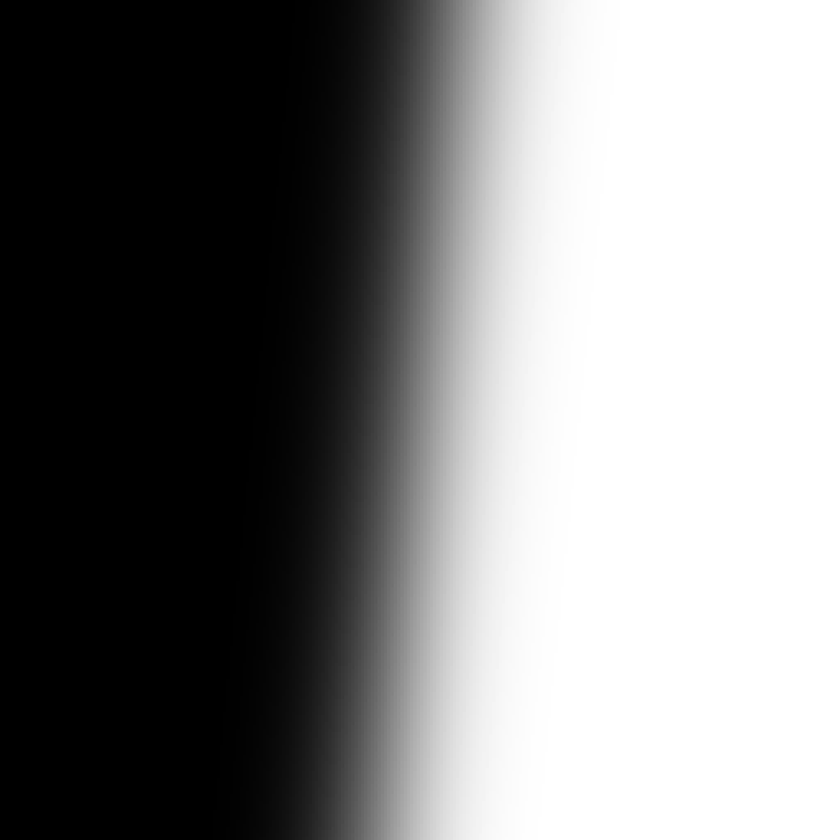
#> input picture 3 Функция модуляции передачи/1.png, 840 x 840 px, shrunk from 1500 x 1500 before the run
$ jupyter execute 2.ipynb
#> lines starting #> are read from the running program, lines starting #| are printed output that depends on the picture
# Функция модуляции передачи

[cell 1]
import numpy as np
from PIL import Image, ImageFile
from matplotlib import pyplot as plt
from copy import deepcopy

[cell 2]
STEP = 15 # шаг в пикселях между образцами
SAMPLES = 20 # количество обозреваемых строк в изображении

[cell 3]
img1 = Image.open("1.png")
#> img1 is the input picture: PIL image 840x840 RGBA; mean R, G, B, A 128.5, 128.5, 128.5, 255
img1 = img1.rotate(5.71)
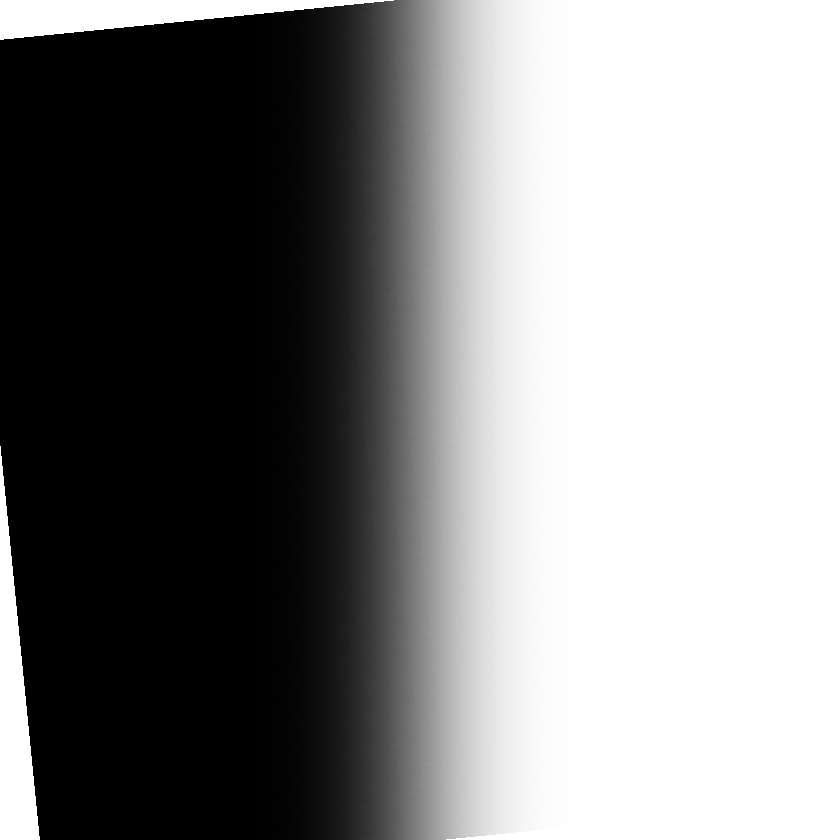
#> img1: PIL image 840x840 RGBA; mean R, G, B, A 122.7, 122.7, 122.7, 243.5; transparent parts drawn white
img2 = Image.open("2.png")
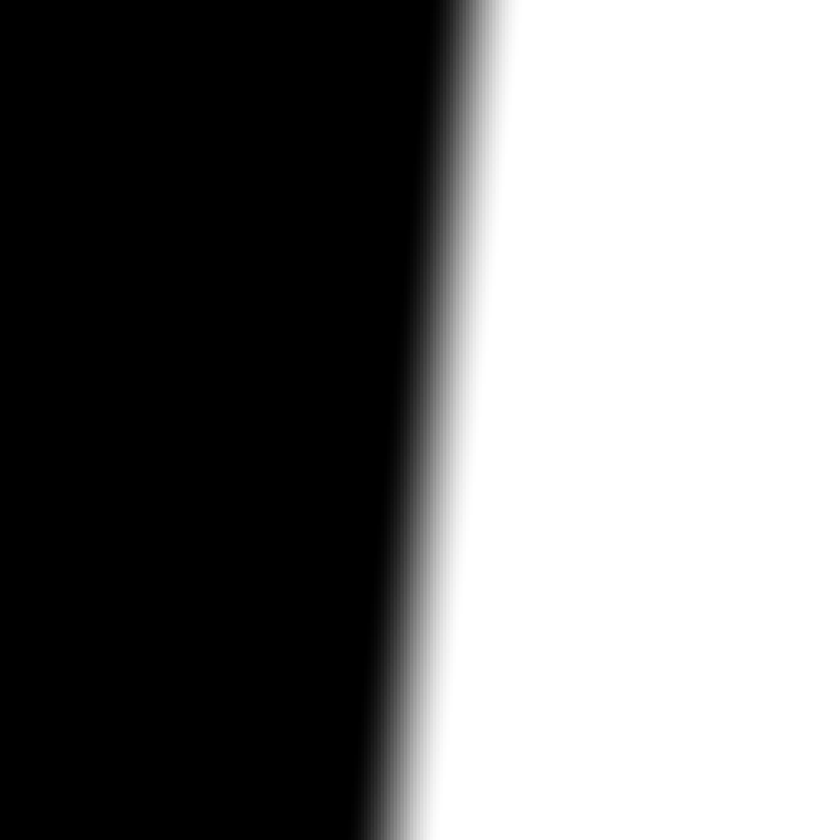
#> input picture 3 Функция модуляции передачи/2.png, 840 x 840 px, shrunk from 1500 x 1500 before the run
#> img2 is the input picture: PIL image 840x840 RGBA; mean R, G, B, A 123, 123, 123, 255
img2 = img2.rotate(5.71)
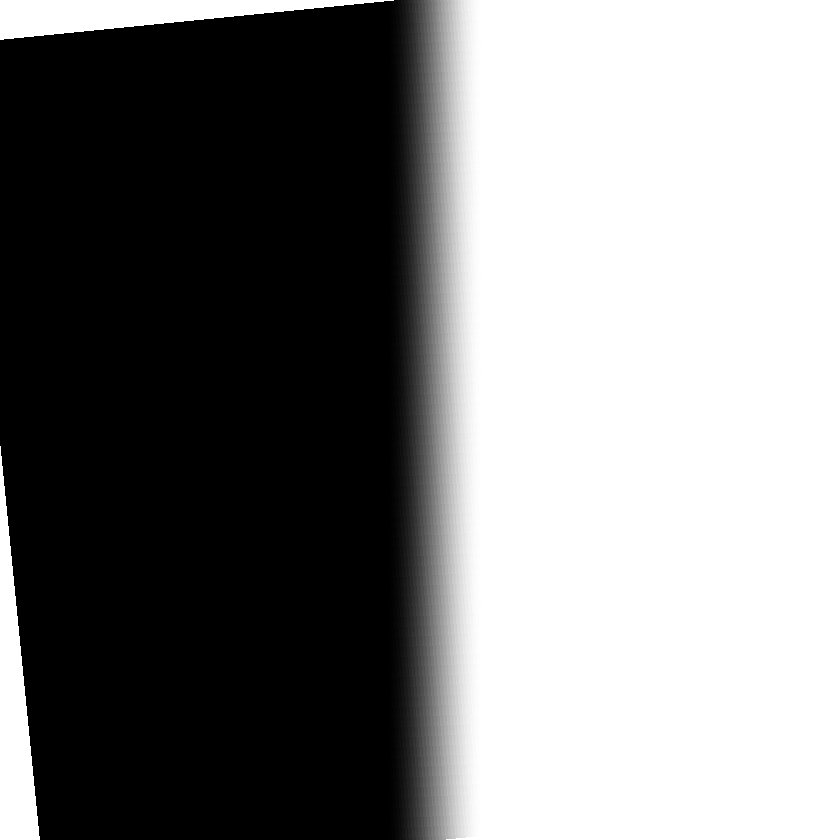
#> img2: PIL image 840x840 RGBA; mean R, G, B, A 117.3, 117.3, 117.3, 243.5; transparent parts drawn white

[cell 4]
def get_rows_avgs(img : ImageFile, step : int = STEP, samples : int = SAMPLES, scaled : bool = True) -> tuple[list[int], list[float]]:
    """
        Функция расчитывает средние значения яркости изображения по горизонтальной оси с шагом `step`
        Количество обозреваемых строк в изображениее `samples`
        Если `scaled` - True, нормализует значения
    """
    xs = [i for i in range(0, img.width, step)]
    ys = [0] * len(xs)
    samples_count = [0] * len(xs)

    pixels = img.load()

    for y in range(0, img.width, img.height // samples):
        for i in range(len(xs)):
            if pixels[xs[i], y][3] == 0:
                continue
            samples_count[i] += 1
            ys[i] += pixels[xs[i], y][0]

    for i in range(len(ys)):
        ys[i] /= samples_count[i]

    if scaled:
        mx = max(ys)
        for i in range(len(ys)):
            ys[i] /= mx

    return xs, ys

[cell 5]
def find_transition_params(avgs : tuple[list[int], list[float]]) -> tuple[int, int, int]:
    """
        Находит начало, конец и середину перехода
    """

    start = finish = 0
    # yctm - близжайший y к 0.5
    # xctm - соотвесвтующий yctm x
    yctm, xctm = 0, 0

    for y in range(len(avgs[1])):
        if avgs[1][y] < 0.1:
            start = avgs[0][y]

        if finish == 0 and avgs[1][y] >= 0.9:
            finish = avgs[0][y]

        if yctm == 0:
            yctm = avgs[1][y]
            xctm = avgs[0][y]

        if abs(0.5 - yctm) > abs(0.5 - avgs[1][y]):
            yctm = avgs[1][y]
            xctm = avgs[0][y]


    return start, finish, xctm

[cell 6]
def shrink_avgs(avgs : tuple[list[int], list[float]], start : int, finish : int) -> tuple[list[int], list[float]]:
    """
        Сокращает переходы до указанного диапазона
    """

    shrinked = deepcopy(avgs)

    while shrinked[0][0] < start:
        del shrinked[0][0]
        del shrinked[1][0]

    while shrinked[0][-1] > finish:
        del shrinked[0][-1]
        del shrinked[1][-1]

    return shrinked

[cell 7]
def start_from_zero(avgs : tuple[list[int], list[float]]) -> tuple[list[int], list[float]]:
    sfz = deepcopy(avgs)
    for i in range(len(sfz[0])):
        sfz[0][i] = i * STEP

    return sfz

[cell 8]
def set_center_to(avgs : tuple[list[int], list[float]], center : int) -> tuple[list[int], list[float]]:
    centered = deepcopy(avgs)
    middle = find_transition_params(centered)[2]

    print(middle, center)

    while middle > center:
        del centered[0][0]
        del centered[1][0]

        middle = find_transition_params(centered)[2]

    return centered

[cell 9]
def align_from_center(avgs : tuple[list[int], list[float]]) -> tuple[list[int], list[float]]:
    aligned = deepcopy(avgs)

    for i in range(len(avgs[0]) // 2):
        aligned[1][len(aligned[1]) - 1 - i] = aligned[1][i]

    return aligned

[cell 10]
def get_line_blur(avgs : tuple[list[int], list[float]]) -> tuple[list[int], list[float]]:
    middle = find_transition_params(avgs)[2]

    blur = avgs[0], [0]

    for i in range(len(blur[0])):
        blur[0][i] -= middle

    for i in range(1, len(avgs[1])):
        blur[1].append(abs(avgs[1][i-1] - avgs[1][i]))

    blur[0].append(blur[0][-1] + STEP)
    blur[1].append(0)

    return blur

[cell 11]
def calc_MTF(blur : tuple[list[int], list[float]]):
    x, y = blur

    fft_result = np.fft.fft(y)
    fft_result_normalized = np.abs(fft_result) / np.max(np.abs(fft_result))

    MTF = np.abs(fft_result_normalized)

    freqs = np.fft.fftfreq(len(x), d=STEP)

    possitive_mask = freqs >= 0
    freqs_possitive = freqs[possitive_mask]

    MTF_possitive = MTF[possitive_mask]

    idx = np.argsort(freqs_possitive)
    freqs_sorted = freqs_possitive[idx]
    MTF_sorted = MTF_possitive[idx]

    return freqs_sorted, MTF_sorted

[cell 12]
def plot_avgs(avgs : tuple[list[int], list[float]], title : str = "") -> None:
    """
        Отображает на графике средние значения яркости
        Подписывает график `title`
    """
    plt.figure(figsize=(10, 5))
    plt.plot(avgs[0], avgs[1])
    plt.axhline(y=0.9, color='r', linewidth=1)
    plt.axhline(y=0.1, color='r', linewidth=1)
    plt.title(title)
    plt.xlabel("Пискели")
    plt.ylabel("Средняя яркость")
    plt.yticks([y * 0.1 for y in range(0, 11)])
    # plt.xticks(avgs[0])
    plt.grid()

[cell 13]
def plot_line_blur(blur : tuple[list[int], list[float]], title : str = "") -> None:
    plt.figure(figsize=(10, 5))
    plt.plot(blur[0], blur[1])
    plt.title(title)
    plt.xlabel("Пискели")
    plt.ylabel("Краевая функция")
    plt.grid()

[cell 14]
def plot_MTF(freqs, MTF, title : str ="") -> None:
    plt.figure(figsize=(10, 5))
    plt.plot(freqs, MTF)
    plt.title(title)
    plt.xlabel("Частота")
    plt.ylabel("MTF")
    plt.grid()

[cell 15]
avgs1 = get_rows_avgs(img1)
#> after the loop in get_rows_avgs, `for y in range(0, img.width, img.height // samples):`: samples_count = 56 values, max 20 at index 27, min 10 at index 0, mean 19.05; ys = 56 values, max 5100 at index 39, min 0 at index 0, mean 2476.9
#> the loop in get_rows_avgs, `for i in range(len(ys)):` made 56 passes
#> after the loop in get_rows_avgs, `for i in range(len(ys)):`: ys = 56 values from 0 to 255
#> in get_rows_avgs, `mx = max(ys)`: mx = 255
#> after the loop in get_rows_avgs, `for i in range(len(ys)):`: ys = 56 values from 0 to 1
avgs2 = get_rows_avgs(img2)
#> the loop in get_rows_avgs (call 2), `for i in range(len(ys)):` made 56 passes

plot_avgs(avgs1)
plot_avgs(avgs2)
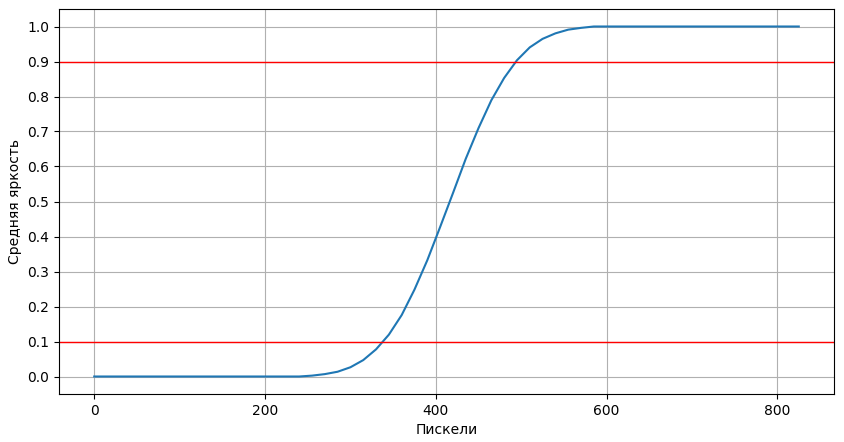
#> figure drawn by matplotlib, 1 panel; curve peaks at x = 585, y = 1
#> figure, not shown here; curve peaks at x = 495, y = 1

[cell 16]
start1, finish1, middle1 = find_transition_params(avgs1)
#> the loop in find_transition_params, `for y in range(len(avgs[1])):` made 56 passes
#> (start, yctm, xctm) on passes 1 to 12: (0, 0, 0), (15, 0, 15), (30, 0, 30), (45, 0, 45), (60, 0, 60), (75, 0, 75), (90, 0, 90), (105, 0, 105), (120, 0, 120), (135, 0, 135), (150, 0, 150), (165, 0, 165)
#> (yctm, xctm) on passes 24 to 29: (0.12, 345), (0.175, 360), (0.248, 375), (0.332, 390), (0.427, 405), (0.524, 420)
#> after the loop in find_transition_params, `for y in range(len(avgs[1])):`: finish = 495; xctm = 420; yctm = 0.524
#> start1 = 330; finish1 = 495; middle1 = 420
width1 = finish1 - start1
#> width1 = 165
start2, finish2, middle2 = find_transition_params(avgs2)
#> the loop in find_transition_params (call 2), `for y in range(len(avgs[1])):` made 56 passes
#> (yctm, xctm) on passes 29 to 30: (0.278, 420), (0.513, 435)
#> start2 = 405; finish2 = 465; middle2 = 435
width2 = finish2 - start2
#> width2 = 60

print("Параметры переходов")
print(f"Переход 1: [{start1}, {finish1}] (ширина: {width1}), центр перехода - {middle1}")
#| Переход 1: [330, 495] (ширина: 165), центр перехода - 420
print(f"Переход 2: [{start2}, {finish2}] (ширина: {width2}), центр перехода - {middle2}")
#| Переход 2: [405, 465] (ширина: 60), центр перехода - 435

[cell 17]
shrinked1 = start_from_zero(shrink_avgs(avgs1, start1, finish1))
#> the loop in shrink_avgs, `while shrinked[0][0] < start:` made 22 passes
#> the loop in shrink_avgs, `while shrinked[0][-1] > finish:` made 22 passes
#> in start_from_zero, `sfz = deepcopy(avgs)`: sfz = ([330, 345, 360, 375, 390, 405, 420, 435, 450, 465, 480, 495], [0.0776, 0.12, 0.175, 0.248, 0.332, 0.427, 0.524, 0.622, 0.71, 0.789, 0.853, 0.904])
#> the loop in start_from_zero, `for i in range(len(sfz[0])):` made 12 passes
#> shrinked1 = ([0, 15, 30, 45, 60, 75, 90, 105, 120, 135, 150, 165], [0.0776, 0.12, 0.175, 0.248, 0.332, 0.427, 0.524, 0.622, 0.71, 0.789, 0.853, 0.904])
shrinked2 = start_from_zero(shrink_avgs(avgs2, start1, finish1))
#> the loop in shrink_avgs (call 2), `while shrinked[0][0] < start:` made 22 passes
#> the loop in shrink_avgs (call 2), `while shrinked[0][-1] > finish:` made 22 passes
#> the loop in start_from_zero (call 2), `for i in range(len(sfz[0])):` made 12 passes
#> shrinked2 = ([0, 15, 30, 45, 60, 75, 90, 105, 120, 135, 150, 165], [0, 0, 0, 0, 0.00433, 0.0965, 0.278, 0.513, 0.741, 0.916, 0.998, 1])

print(find_transition_params(shrinked1))
#| (0, 165, 90)
print(find_transition_params(shrinked2))
#| (75, 135, 105)

del shrinked2[1][0]
del shrinked2[0][-1]

plot_avgs(shrinked1)
plot_avgs(shrinked2)
#> figure, not shown here; curve peaks at x = 165, y = 0.904
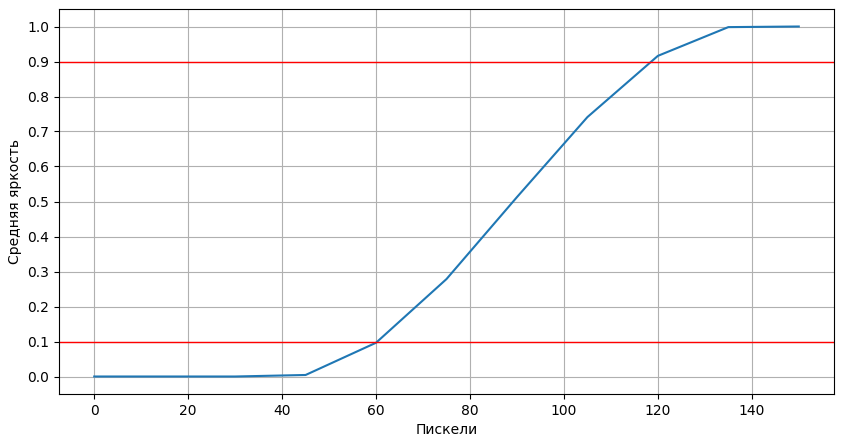
#> figure drawn by matplotlib, 1 panel; curve peaks at x = 150, y = 1

[cell 18]
start1, finish1, middle1 = find_transition_params(shrinked1)
#> start1 = 0; finish1 = 165; middle1 = 90
width1 = finish1 - start1
start2, finish2, middle2 = find_transition_params(shrinked2)
#> start2 = 60; finish2 = 120; middle2 = 90
width2 = finish2 - start2

print("Параметры переходов")
print(f"Переход 1: [{start1}, {finish1}] (ширина: {width1}), центр перехода - {middle1}")
#| Переход 1: [0, 165] (ширина: 165), центр перехода - 90
print(f"Переход 2: [{start2}, {finish2}] (ширина: {width2}), центр перехода - {middle2}")
#| Переход 2: [60, 120] (ширина: 60), центр перехода - 90

[cell 19]
blur1 = align_from_center(get_line_blur(shrinked1))
#> in get_line_blur, `blur = avgs[0], [0]`: blur = ([0, 15, 30, 45, 60, 75, 90, 105, 120, 135, 150, 165], [0])
#> the loop in get_line_blur, `for i in range(len(blur[0])):` made 12 passes
#> the loop in get_line_blur, `for i in range(1, len(avgs[1])):` made 11 passes
#> in align_from_center, `aligned = deepcopy(avgs)`: aligned = ([-90, -75, -60, -45, -30, -15, 0, 15, 30, 45, 60, 75, 90], [0, 0.0419, 0.0559, 0.0729, 0.0838, 0.0948, 0.0967, 0.0982, 0.088, 0.0794, 0.0637, 0.0506, 0])
#> the loop in align_from_center, `for i in range(len(avgs[0]) // 2):` made 6 passes
#> blur1 = ([-90, -75, -60, -45, -30, -15, 0, 15, 30, 45, 60, 75, 90], [0, 0.0419, 0.0559, 0.0729, 0.0838, 0.0948, 0.0967, 0.0948, 0.0838, 0.0729, 0.0559, 0.0419, 0])
blur2 = align_from_center(get_line_blur(shrinked2))
#> the loop in get_line_blur (call 2), `for i in range(len(blur[0])):` made 11 passes
#> the loop in get_line_blur (call 2), `for i in range(1, len(avgs[1])):` made 10 passes
#> the loop in align_from_center (call 2), `for i in range(len(avgs[0]) // 2):` made 6 passes
#> blur2 = ([-90, -75, -60, -45, -30, -15, 0, 15, 30, 45, 60, 75], [0, 0, 0, 0.00433, 0.0921, 0.182, 0.182, 0.0921, 0.00433, 0, 0, 0])

plot_line_blur(blur1)
plot_line_blur(blur2)
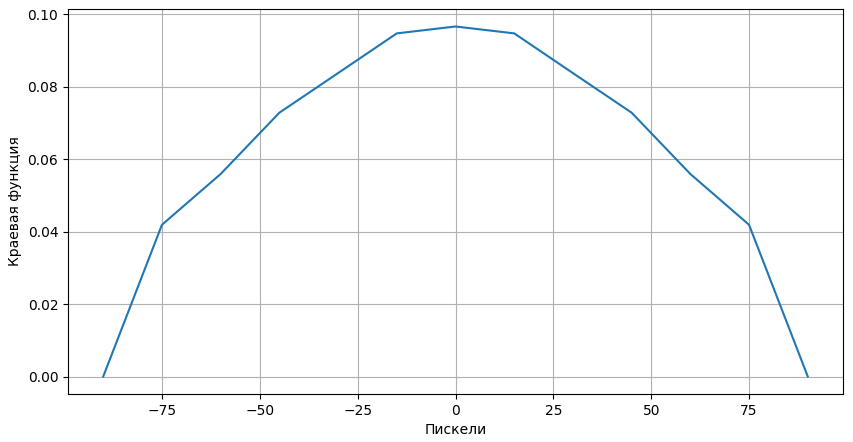
#> figure drawn by matplotlib, 1 panel; curve peaks at x = 0, y = 0.0967
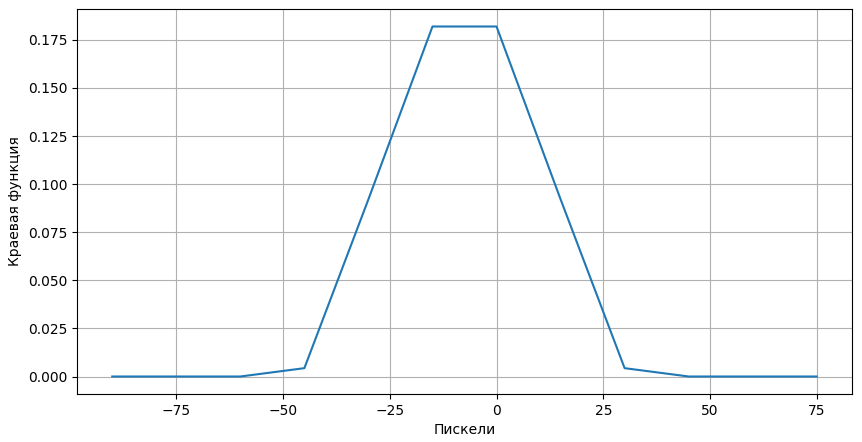
#> figure drawn by matplotlib, 1 panel; curve peaks at x = -15, y = 0.182

[cell 20]
freqs1, mtf1 = calc_MTF(blur1)
#> in calc_MTF, `x, y = blur`: x = [-90, -75, -60, -45, -30, -15, 0, 15, 30, 45, 60, 75, 90]; y = [0, 0.0419, 0.0559, 0.0729, 0.0838, 0.0948, 0.0967, 0.0948, 0.0838, 0.0729, 0.0559, 0.0419, 0]
#> in calc_MTF, `fft_result_normalized = np.abs(fft_result) / np.max(np.abs(fft_result))`: fft_result_normalized = [1, 0.346, 0.0883, 0.0651, 0.0438, 0.0294, 0.0179, 0.0179, 0.0294, 0.0438, 0.0651, 0.0883, 0.346]
#> in calc_MTF, `MTF = np.abs(fft_result_normalized)`: MTF has the same summary as fft_result_normalized
#> in calc_MTF, `freqs = np.fft.fftfreq(len(x), d=STEP)`: freqs = [0, 0.00513, 0.0103, 0.0154, 0.0205, 0.0256, 0.0308, -0.0308, -0.0256, -0.0205, -0.0154, -0.0103, -0.00513]
#> in calc_MTF, `possitive_mask = freqs >= 0`: possitive_mask = [True, True, True, True, True, True, True, False, False, False, False, False, False]
#> in calc_MTF, `freqs_possitive = freqs[possitive_mask]`: freqs_possitive = [0, 0.00513, 0.0103, 0.0154, 0.0205, 0.0256, 0.0308]
#> in calc_MTF, `MTF_possitive = MTF[possitive_mask]`: MTF_possitive = [1, 0.346, 0.0883, 0.0651, 0.0438, 0.0294, 0.0179]
#> in calc_MTF, `idx = np.argsort(freqs_possitive)`: idx = [0, 1, 2, 3, 4, 5, 6]
#> in calc_MTF, `freqs_sorted = freqs_possitive[idx]`: freqs_sorted has the same summary as freqs_possitive
#> in calc_MTF, `MTF_sorted = MTF_possitive[idx]`: MTF_sorted = [1, 0.346, 0.0883, 0.0651, 0.0438, 0.0294, 0.0179]
#> freqs1 has the same summary as freqs_possitive in calc_MTF; mtf1 = [1, 0.346, 0.0883, 0.0651, 0.0438, 0.0294, 0.0179]
freqs2, mtf2 = calc_MTF(blur2)
#> freqs2 = [0, 0.00556, 0.0111, 0.0167, 0.0222, 0.0278]; mtf2 = [1, 0.869, 0.552, 0.217, 0.00363, 0.0498]

plot_MTF(freqs1, mtf1)
plot_MTF(freqs2, mtf2)
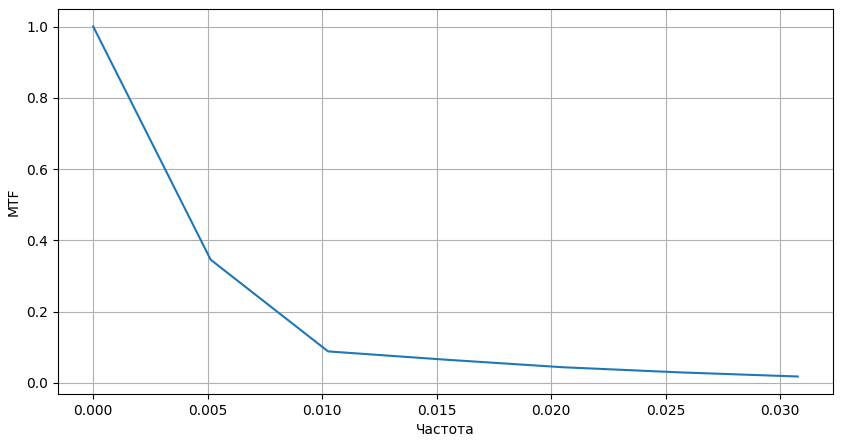
#> figure drawn by matplotlib, 1 panel
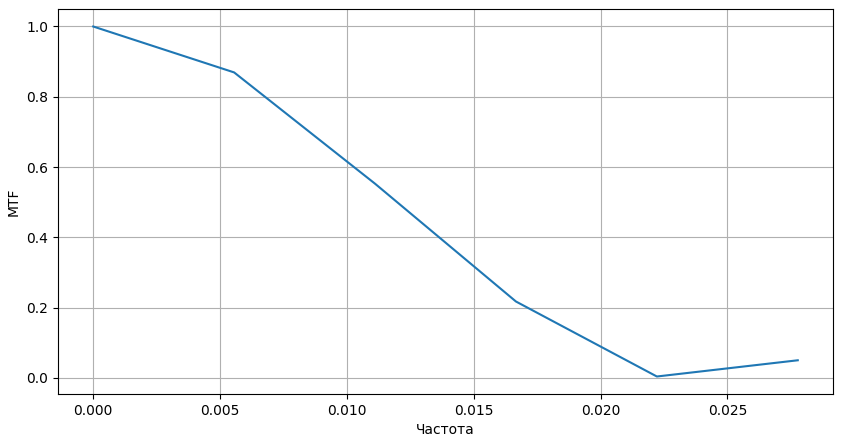
#> figure drawn by matplotlib, 1 panel
